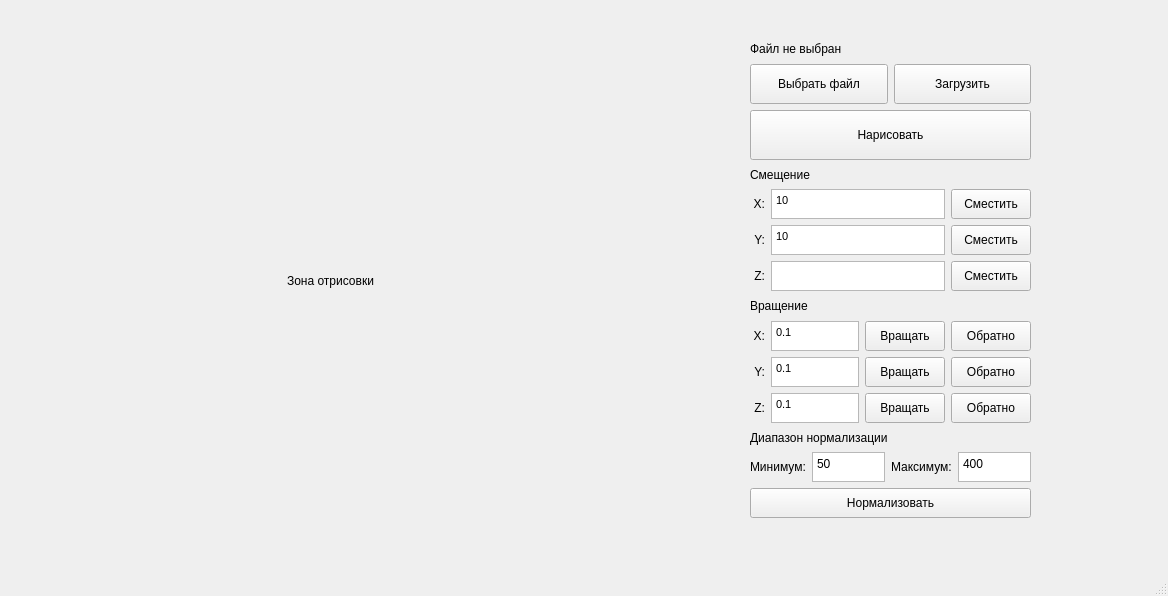
<?xml version="1.0" encoding="UTF-8"?>
<ui version="4.0">
 <class>MainWindow</class>
 <widget class="QMainWindow" name="MainWindow">
  <property name="geometry">
   <rect>
    <x>0</x>
    <y>0</y>
    <width>1168</width>
    <height>596</height>
   </rect>
  </property>
  <property name="windowTitle">
   <string>MainWindow</string>
  </property>
  <widget class="QWidget" name="centralwidget">
   <widget class="QLabel" name="draw_label">
    <property name="geometry">
     <rect>
      <x>10</x>
      <y>20</y>
      <width>641</width>
      <height>521</height>
     </rect>
    </property>
    <property name="text">
     <string>Зона отрисовки</string>
    </property>
    <property name="alignment">
     <set>Qt::AlignCenter</set>
    </property>
   </widget>
   <widget class="QWidget" name="verticalLayoutWidget">
    <property name="geometry">
     <rect>
      <x>750</x>
      <y>40</y>
      <width>281</width>
      <height>478</height>
     </rect>
    </property>
    <layout class="QVBoxLayout" name="verticalLayout">
     <item>
      <widget class="QLabel" name="fileName_label">
       <property name="text">
        <string>Файл не выбран</string>
       </property>
       <property name="wordWrap">
        <bool>true</bool>
       </property>
      </widget>
     </item>
     <item>
      <layout class="QHBoxLayout" name="horizontalLayout">
       <item>
        <widget class="QPushButton" name="fileDialog_bttn">
         <property name="minimumSize">
          <size>
           <width>0</width>
           <height>40</height>
          </size>
         </property>
         <property name="text">
          <string>Выбрать файл</string>
         </property>
        </widget>
       </item>
       <item>
        <widget class="QPushButton" name="fileLoad_bttn">
         <property name="minimumSize">
          <size>
           <width>0</width>
           <height>40</height>
          </size>
         </property>
         <property name="text">
          <string>Загрузить</string>
         </property>
        </widget>
       </item>
      </layout>
     </item>
     <item>
      <widget class="QPushButton" name="draw_bttn">
       <property name="minimumSize">
        <size>
         <width>0</width>
         <height>50</height>
        </size>
       </property>
       <property name="text">
        <string>Нарисовать</string>
       </property>
      </widget>
     </item>
     <item>
      <widget class="QLabel" name="label_3">
       <property name="text">
        <string>Смещение</string>
       </property>
      </widget>
     </item>
     <item>
      <layout class="QHBoxLayout" name="horizontalLayout_2">
       <item>
        <widget class="QLabel" name="label_4">
         <property name="minimumSize">
          <size>
           <width>15</width>
           <height>0</height>
          </size>
         </property>
         <property name="maximumSize">
          <size>
           <width>16777215</width>
           <height>30</height>
          </size>
         </property>
         <property name="text">
          <string>X:</string>
         </property>
         <property name="alignment">
          <set>Qt::AlignRight|Qt::AlignTrailing|Qt::AlignVCenter</set>
         </property>
        </widget>
       </item>
       <item>
        <widget class="QTextEdit" name="offset_x">
         <property name="maximumSize">
          <size>
           <width>16777215</width>
           <height>30</height>
          </size>
         </property>
         <property name="html">
          <string>&lt;!DOCTYPE HTML PUBLIC &quot;-//W3C//DTD HTML 4.0//EN&quot; &quot;http://www.w3.org/TR/REC-html40/strict.dtd&quot;&gt;
&lt;html&gt;&lt;head&gt;&lt;meta name=&quot;qrichtext&quot; content=&quot;1&quot; /&gt;&lt;style type=&quot;text/css&quot;&gt;
p, li { white-space: pre-wrap; }
&lt;/style&gt;&lt;/head&gt;&lt;body style=&quot; font-family:'MS Shell Dlg 2'; font-size:8.25pt; font-weight:400; font-style:normal;&quot;&gt;
&lt;p style=&quot; margin-top:0px; margin-bottom:0px; margin-left:0px; margin-right:0px; -qt-block-indent:0; text-indent:0px;&quot;&gt;10&lt;/p&gt;&lt;/body&gt;&lt;/html&gt;</string>
         </property>
        </widget>
       </item>
       <item>
        <widget class="QPushButton" name="offset_x_bttn">
         <property name="minimumSize">
          <size>
           <width>0</width>
           <height>30</height>
          </size>
         </property>
         <property name="text">
          <string>Сместить</string>
         </property>
        </widget>
       </item>
      </layout>
     </item>
     <item>
      <layout class="QHBoxLayout" name="horizontalLayout_3">
       <item>
        <widget class="QLabel" name="label_5">
         <property name="minimumSize">
          <size>
           <width>15</width>
           <height>0</height>
          </size>
         </property>
         <property name="maximumSize">
          <size>
           <width>16777215</width>
           <height>30</height>
          </size>
         </property>
         <property name="text">
          <string>Y:</string>
         </property>
         <property name="alignment">
          <set>Qt::AlignRight|Qt::AlignTrailing|Qt::AlignVCenter</set>
         </property>
        </widget>
       </item>
       <item>
        <widget class="QTextEdit" name="offset_y">
         <property name="maximumSize">
          <size>
           <width>16777215</width>
           <height>30</height>
          </size>
         </property>
         <property name="html">
          <string>&lt;!DOCTYPE HTML PUBLIC &quot;-//W3C//DTD HTML 4.0//EN&quot; &quot;http://www.w3.org/TR/REC-html40/strict.dtd&quot;&gt;
&lt;html&gt;&lt;head&gt;&lt;meta name=&quot;qrichtext&quot; content=&quot;1&quot; /&gt;&lt;style type=&quot;text/css&quot;&gt;
p, li { white-space: pre-wrap; }
&lt;/style&gt;&lt;/head&gt;&lt;body style=&quot; font-family:'MS Shell Dlg 2'; font-size:8.25pt; font-weight:400; font-style:normal;&quot;&gt;
&lt;p style=&quot; margin-top:0px; margin-bottom:0px; margin-left:0px; margin-right:0px; -qt-block-indent:0; text-indent:0px;&quot;&gt;10&lt;/p&gt;&lt;/body&gt;&lt;/html&gt;</string>
         </property>
        </widget>
       </item>
       <item>
        <widget class="QPushButton" name="offset_y_bttn">
         <property name="minimumSize">
          <size>
           <width>0</width>
           <height>30</height>
          </size>
         </property>
         <property name="text">
          <string>Сместить</string>
         </property>
        </widget>
       </item>
      </layout>
     </item>
     <item>
      <layout class="QHBoxLayout" name="horizontalLayout_4">
       <item>
        <widget class="QLabel" name="label_6">
         <property name="minimumSize">
          <size>
           <width>15</width>
           <height>0</height>
          </size>
         </property>
         <property name="maximumSize">
          <size>
           <width>16777215</width>
           <height>30</height>
          </size>
         </property>
         <property name="text">
          <string>Z:</string>
         </property>
         <property name="alignment">
          <set>Qt::AlignRight|Qt::AlignTrailing|Qt::AlignVCenter</set>
         </property>
        </widget>
       </item>
       <item>
        <widget class="QTextEdit" name="offset_z">
         <property name="maximumSize">
          <size>
           <width>16777215</width>
           <height>30</height>
          </size>
         </property>
        </widget>
       </item>
       <item>
        <widget class="QPushButton" name="offset_z_bttn">
         <property name="minimumSize">
          <size>
           <width>0</width>
           <height>30</height>
          </size>
         </property>
         <property name="text">
          <string>Сместить</string>
         </property>
        </widget>
       </item>
      </layout>
     </item>
     <item>
      <widget class="QLabel" name="label_7">
       <property name="text">
        <string>Вращение</string>
       </property>
      </widget>
     </item>
     <item>
      <layout class="QHBoxLayout" name="horizontalLayout_5">
       <item>
        <widget class="QLabel" name="label_8">
         <property name="minimumSize">
          <size>
           <width>15</width>
           <height>0</height>
          </size>
         </property>
         <property name="maximumSize">
          <size>
           <width>16777215</width>
           <height>30</height>
          </size>
         </property>
         <property name="text">
          <string>X:</string>
         </property>
         <property name="alignment">
          <set>Qt::AlignRight|Qt::AlignTrailing|Qt::AlignVCenter</set>
         </property>
        </widget>
       </item>
       <item>
        <widget class="QTextEdit" name="rotation_x">
         <property name="maximumSize">
          <size>
           <width>16777215</width>
           <height>30</height>
          </size>
         </property>
         <property name="frameShadow">
          <enum>QFrame::Plain</enum>
         </property>
         <property name="html">
          <string>&lt;!DOCTYPE HTML PUBLIC &quot;-//W3C//DTD HTML 4.0//EN&quot; &quot;http://www.w3.org/TR/REC-html40/strict.dtd&quot;&gt;
&lt;html&gt;&lt;head&gt;&lt;meta name=&quot;qrichtext&quot; content=&quot;1&quot; /&gt;&lt;style type=&quot;text/css&quot;&gt;
p, li { white-space: pre-wrap; }
&lt;/style&gt;&lt;/head&gt;&lt;body style=&quot; font-family:'MS Shell Dlg 2'; font-size:8.25pt; font-weight:400; font-style:normal;&quot;&gt;
&lt;p style=&quot; margin-top:0px; margin-bottom:0px; margin-left:0px; margin-right:0px; -qt-block-indent:0; text-indent:0px;&quot;&gt;0.1&lt;/p&gt;&lt;/body&gt;&lt;/html&gt;</string>
         </property>
         <property name="placeholderText">
          <string>0.1</string>
         </property>
        </widget>
       </item>
       <item>
        <widget class="QPushButton" name="rotate_x_bttn">
         <property name="minimumSize">
          <size>
           <width>0</width>
           <height>30</height>
          </size>
         </property>
         <property name="text">
          <string>Вращать</string>
         </property>
        </widget>
       </item>
       <item>
        <widget class="QPushButton" name="rotate_x_back_bttn">
         <property name="minimumSize">
          <size>
           <width>0</width>
           <height>30</height>
          </size>
         </property>
         <property name="text">
          <string>Обратно</string>
         </property>
        </widget>
       </item>
      </layout>
     </item>
     <item>
      <layout class="QHBoxLayout" name="horizontalLayout_7">
       <item>
        <widget class="QLabel" name="label_10">
         <property name="minimumSize">
          <size>
           <width>15</width>
           <height>0</height>
          </size>
         </property>
         <property name="maximumSize">
          <size>
           <width>16777215</width>
           <height>30</height>
          </size>
         </property>
         <property name="text">
          <string>Y:</string>
         </property>
         <property name="alignment">
          <set>Qt::AlignRight|Qt::AlignTrailing|Qt::AlignVCenter</set>
         </property>
        </widget>
       </item>
       <item>
        <widget class="QTextEdit" name="rotation_y">
         <property name="maximumSize">
          <size>
           <width>16777215</width>
           <height>30</height>
          </size>
         </property>
         <property name="html">
          <string>&lt;!DOCTYPE HTML PUBLIC &quot;-//W3C//DTD HTML 4.0//EN&quot; &quot;http://www.w3.org/TR/REC-html40/strict.dtd&quot;&gt;
&lt;html&gt;&lt;head&gt;&lt;meta name=&quot;qrichtext&quot; content=&quot;1&quot; /&gt;&lt;style type=&quot;text/css&quot;&gt;
p, li { white-space: pre-wrap; }
&lt;/style&gt;&lt;/head&gt;&lt;body style=&quot; font-family:'MS Shell Dlg 2'; font-size:8.25pt; font-weight:400; font-style:normal;&quot;&gt;
&lt;p style=&quot; margin-top:0px; margin-bottom:0px; margin-left:0px; margin-right:0px; -qt-block-indent:0; text-indent:0px;&quot;&gt;0.1&lt;/p&gt;&lt;/body&gt;&lt;/html&gt;</string>
         </property>
        </widget>
       </item>
       <item>
        <widget class="QPushButton" name="rotate_y_bttn">
         <property name="minimumSize">
          <size>
           <width>0</width>
           <height>30</height>
          </size>
         </property>
         <property name="text">
          <string>Вращать</string>
         </property>
        </widget>
       </item>
       <item>
        <widget class="QPushButton" name="rotate_y_back_bttn">
         <property name="minimumSize">
          <size>
           <width>0</width>
           <height>30</height>
          </size>
         </property>
         <property name="text">
          <string>Обратно</string>
         </property>
        </widget>
       </item>
      </layout>
     </item>
     <item>
      <layout class="QHBoxLayout" name="horizontalLayout_6">
       <item>
        <widget class="QLabel" name="label_9">
         <property name="minimumSize">
          <size>
           <width>15</width>
           <height>0</height>
          </size>
         </property>
         <property name="maximumSize">
          <size>
           <width>16777215</width>
           <height>30</height>
          </size>
         </property>
         <property name="text">
          <string>Z:</string>
         </property>
         <property name="alignment">
          <set>Qt::AlignRight|Qt::AlignTrailing|Qt::AlignVCenter</set>
         </property>
        </widget>
       </item>
       <item>
        <widget class="QTextEdit" name="rotation_z">
         <property name="maximumSize">
          <size>
           <width>16777215</width>
           <height>30</height>
          </size>
         </property>
         <property name="layoutDirection">
          <enum>Qt::LeftToRight</enum>
         </property>
         <property name="styleSheet">
          <string notr="true"/>
         </property>
         <property name="html">
          <string>&lt;!DOCTYPE HTML PUBLIC &quot;-//W3C//DTD HTML 4.0//EN&quot; &quot;http://www.w3.org/TR/REC-html40/strict.dtd&quot;&gt;
&lt;html&gt;&lt;head&gt;&lt;meta name=&quot;qrichtext&quot; content=&quot;1&quot; /&gt;&lt;style type=&quot;text/css&quot;&gt;
p, li { white-space: pre-wrap; }
&lt;/style&gt;&lt;/head&gt;&lt;body style=&quot; font-family:'MS Shell Dlg 2'; font-size:8.25pt; font-weight:400; font-style:normal;&quot;&gt;
&lt;p style=&quot; margin-top:0px; margin-bottom:0px; margin-left:0px; margin-right:0px; -qt-block-indent:0; text-indent:0px;&quot;&gt;0.1&lt;/p&gt;&lt;/body&gt;&lt;/html&gt;</string>
         </property>
        </widget>
       </item>
       <item>
        <widget class="QPushButton" name="rotate_z_bttn">
         <property name="minimumSize">
          <size>
           <width>0</width>
           <height>30</height>
          </size>
         </property>
         <property name="text">
          <string>Вращать</string>
         </property>
        </widget>
       </item>
       <item>
        <widget class="QPushButton" name="rotate_z_back_bttn">
         <property name="minimumSize">
          <size>
           <width>0</width>
           <height>30</height>
          </size>
         </property>
         <property name="text">
          <string>Обратно</string>
         </property>
        </widget>
       </item>
      </layout>
     </item>
     <item>
      <widget class="QLabel" name="label">
       <property name="text">
        <string>Диапазон нормализации</string>
       </property>
      </widget>
     </item>
     <item>
      <layout class="QHBoxLayout" name="horizontalLayout_8">
       <item>
        <widget class="QLabel" name="label_2">
         <property name="text">
          <string>Минимум:</string>
         </property>
        </widget>
       </item>
       <item>
        <widget class="QPlainTextEdit" name="normalization_a">
         <property name="minimumSize">
          <size>
           <width>0</width>
           <height>30</height>
          </size>
         </property>
         <property name="maximumSize">
          <size>
           <width>16777215</width>
           <height>30</height>
          </size>
         </property>
         <property name="plainText">
          <string>50</string>
         </property>
        </widget>
       </item>
       <item>
        <widget class="QLabel" name="label_11">
         <property name="text">
          <string>Максимум:</string>
         </property>
        </widget>
       </item>
       <item>
        <widget class="QPlainTextEdit" name="normalization_b">
         <property name="minimumSize">
          <size>
           <width>0</width>
           <height>30</height>
          </size>
         </property>
         <property name="maximumSize">
          <size>
           <width>16777215</width>
           <height>30</height>
          </size>
         </property>
         <property name="plainText">
          <string>400</string>
         </property>
        </widget>
       </item>
      </layout>
     </item>
     <item>
      <widget class="QPushButton" name="normalization_bttn">
       <property name="minimumSize">
        <size>
         <width>0</width>
         <height>30</height>
        </size>
       </property>
       <property name="text">
        <string>Нормализовать</string>
       </property>
      </widget>
     </item>
    </layout>
   </widget>
  </widget>
  <widget class="QMenuBar" name="menubar">
   <property name="geometry">
    <rect>
     <x>0</x>
     <y>0</y>
     <width>1168</width>
     <height>21</height>
    </rect>
   </property>
  </widget>
  <widget class="QStatusBar" name="statusbar"/>
 </widget>
 <resources/>
 <connections/>
</ui>
